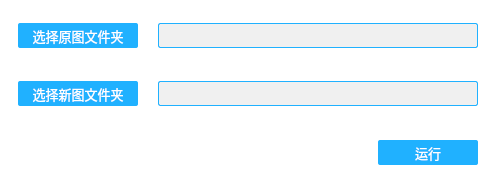
<?xml version="1.0" encoding="UTF-8"?>
<ui version="4.0">
 <class>MainWindow</class>
 <widget class="QMainWindow" name="MainWindow">
  <property name="geometry">
   <rect>
    <x>0</x>
    <y>0</y>
    <width>496</width>
    <height>188</height>
   </rect>
  </property>
  <property name="windowTitle">
   <string>图片去重</string>
  </property>
  <property name="windowIcon">
   <iconset resource="img.qrc">
    <normaloff>:/newPrefix/title.ico</normaloff>:/newPrefix/title.ico</iconset>
  </property>
  <property name="styleSheet">
   <string notr="true">#MainWindow{background-color: rgb(255, 255, 255);}

QPushButton{
border-style:none;;
background-color:#20b1ff;
border:2px;
border-radius:2px;
padding:2px 4px;
color:#ffffff;
}
QPushButton:hover{color:lightskyblue}
QPushButton:pressed {
    /* 改变背景色 */
    /* background-color:rgb(180, 180, 180,120); */
    /* 改变边框风格 */
    /* border-style:inset; */
    /* 使文字有一点移动 */  
    padding-left:6px;
    padding-top:4px;
}
#pushButton_run{
text-align: center;
}

QLineEdit{
border: 1px solid #20b1ff;
border-radius:2px;
background-color:#f0f0f0;
}

#lineEdit_domain,#lineEdit_random{
background-color:#ffffff;
}

QComboBox{
border: 1px solid #20b1ff;
border-radius:2px;
}

QComboBox::drop-down {
     subcontrol-origin: padding;
     subcontrol- position :  top  right ;
     width :  20px ;
     border-left-width :  1px ;
     border-left-color : darkgray;
     border-left-style :  solid ; 
     border-top-right-radius:  3px ;
     border-bottom-right-radius:  3px ;
}


</string>
  </property>
  <widget class="QWidget" name="centralwidget">
   <layout class="QVBoxLayout" name="verticalLayout">
    <item>
     <widget class="QWidget" name="widget" native="true">
      <layout class="QHBoxLayout" name="horizontalLayout">
       <property name="spacing">
        <number>20</number>
       </property>
       <item>
        <widget class="QPushButton" name="pushButton_old">
         <property name="minimumSize">
          <size>
           <width>120</width>
           <height>25</height>
          </size>
         </property>
         <property name="maximumSize">
          <size>
           <width>120</width>
           <height>25</height>
          </size>
         </property>
         <property name="font">
          <font>
           <pointsize>10</pointsize>
          </font>
         </property>
         <property name="text">
          <string>选择原图文件夹</string>
         </property>
        </widget>
       </item>
       <item>
        <widget class="QLineEdit" name="lineEdit_old">
         <property name="minimumSize">
          <size>
           <width>0</width>
           <height>25</height>
          </size>
         </property>
         <property name="maximumSize">
          <size>
           <width>16777215</width>
           <height>25</height>
          </size>
         </property>
         <property name="font">
          <font>
           <pointsize>10</pointsize>
          </font>
         </property>
         <property name="text">
          <string/>
         </property>
         <property name="readOnly">
          <bool>true</bool>
         </property>
        </widget>
       </item>
      </layout>
     </widget>
    </item>
    <item>
     <widget class="QWidget" name="widget_2" native="true">
      <layout class="QHBoxLayout" name="horizontalLayout_2">
       <property name="spacing">
        <number>20</number>
       </property>
       <item>
        <widget class="QPushButton" name="pushButton_new">
         <property name="minimumSize">
          <size>
           <width>120</width>
           <height>25</height>
          </size>
         </property>
         <property name="maximumSize">
          <size>
           <width>120</width>
           <height>25</height>
          </size>
         </property>
         <property name="font">
          <font>
           <pointsize>10</pointsize>
          </font>
         </property>
         <property name="text">
          <string>选择新图文件夹</string>
         </property>
        </widget>
       </item>
       <item>
        <widget class="QLineEdit" name="lineEdit_new">
         <property name="minimumSize">
          <size>
           <width>0</width>
           <height>25</height>
          </size>
         </property>
         <property name="maximumSize">
          <size>
           <width>16777215</width>
           <height>25</height>
          </size>
         </property>
         <property name="font">
          <font>
           <pointsize>10</pointsize>
          </font>
         </property>
         <property name="readOnly">
          <bool>true</bool>
         </property>
        </widget>
       </item>
      </layout>
     </widget>
    </item>
    <item>
     <widget class="QWidget" name="widget_4" native="true">
      <layout class="QHBoxLayout" name="horizontalLayout_4">
       <property name="spacing">
        <number>20</number>
       </property>
       <item>
        <widget class="QLabel" name="label">
         <property name="text">
          <string/>
         </property>
        </widget>
       </item>
       <item>
        <widget class="QPushButton" name="pushButton_run">
         <property name="minimumSize">
          <size>
           <width>100</width>
           <height>25</height>
          </size>
         </property>
         <property name="maximumSize">
          <size>
           <width>100</width>
           <height>25</height>
          </size>
         </property>
         <property name="font">
          <font>
           <pointsize>10</pointsize>
          </font>
         </property>
         <property name="text">
          <string>运行</string>
         </property>
        </widget>
       </item>
      </layout>
     </widget>
    </item>
   </layout>
  </widget>
 </widget>
 <resources>
  <include location="img.qrc"/>
 </resources>
 <connections/>
</ui>
